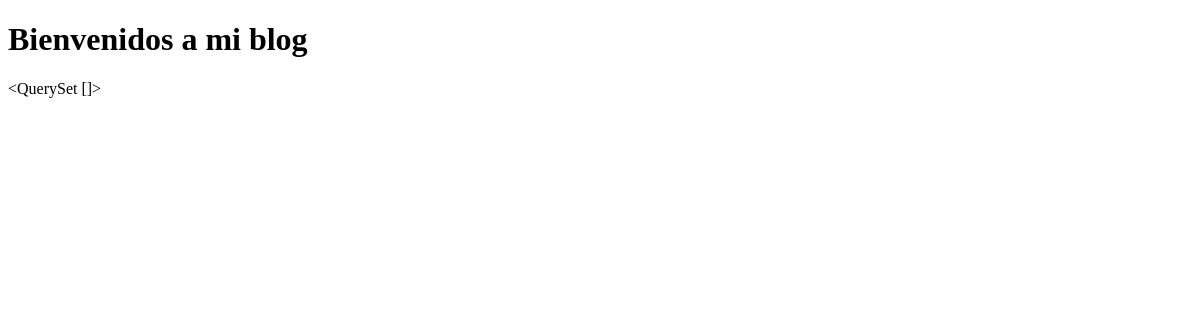
Before: / with the older database file.
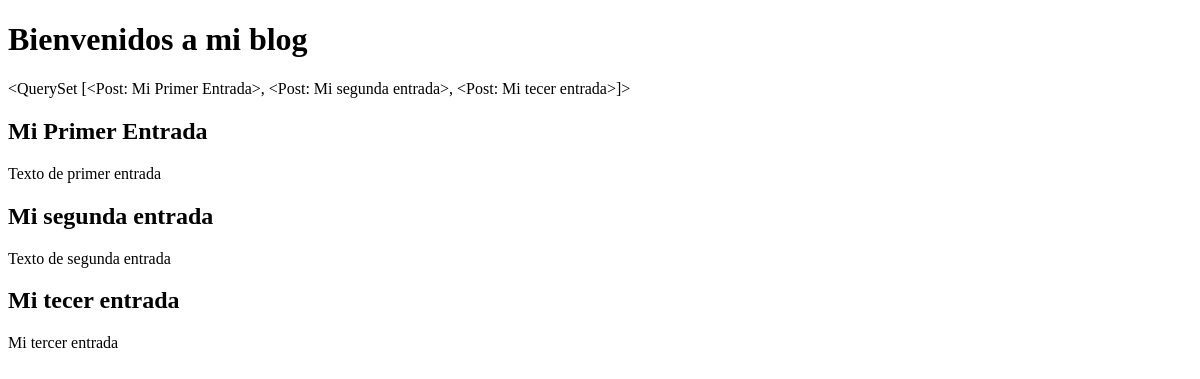
After: the same page with the newer database file.
### blog/models.py (models this page shows)
class Post(models.Model):
    title = models.CharField(max_length=200, verbose_name="Título")
    content = models.TextField(verbose_name="Contenido")
    def __str__(self):
        return self.title
    class Meta:
        verbose_name = "Entrada"
        verbose_name_plural = "Entradas"

### blog/views.py (the view)
# urls.py: 2. Add a URL to urlpatterns:  path('', views.home, name='home')
def home(request):
    posts = Post.objects.all()
    return render (request, "blog/home.html", {'posts':posts})

### blog/templates/blog/home.html (shortened to what this page needs)
<!DOCTYPE html>
<html lang="es">
<head>
</head>
<body>
    <h1>Bienvenidos a mi blog</h1>
    {{ posts }}
    {% for post in posts %}
    <div>
        <h2>{{ post.title }}</h2>
        <p>{{ post.content }}</p>
    </div>
    {% endfor %}
</body>
</html>

Changed rows visible on the page:
added Post: title.title "<QuerySet [<Post: Mi Primer Entrada>, <Post: Mi segunda entrada>, <Post: Mi tecer entrada>]>", title "Mi Primer Entrada", content "Texto de primer entrada"
added Post: title "Mi segunda entrada", content "Texto de segunda entrada"
added Post: title "Mi tecer entrada", content "Mi tercer entrada"
Other visible differences:
{{ posts }}: "<QuerySet []>" → (not shown)
